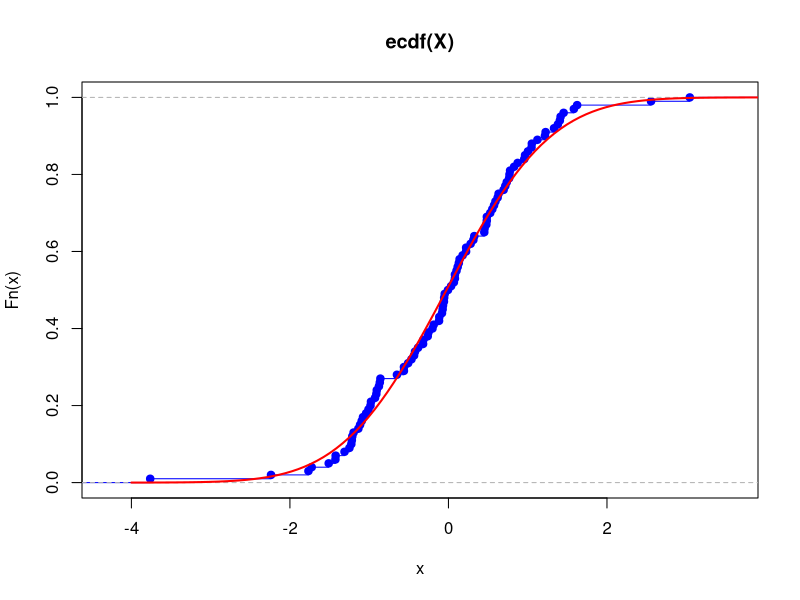
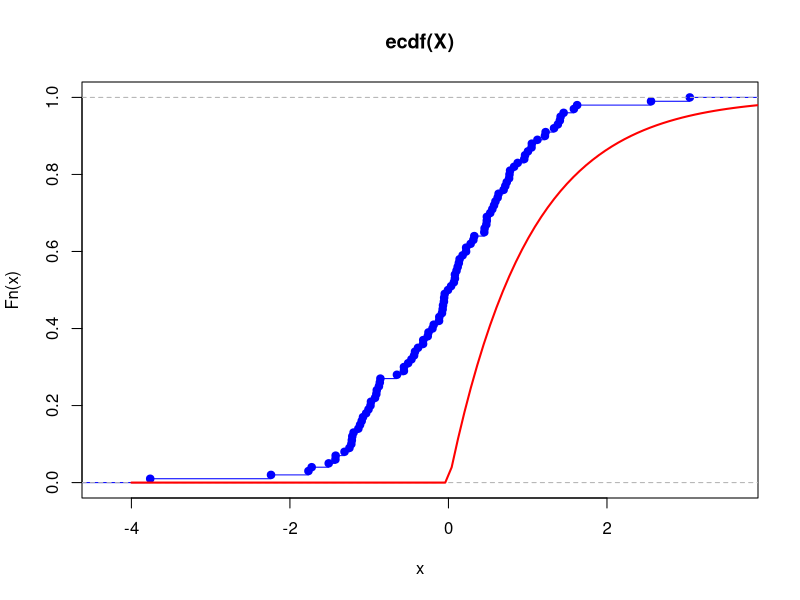
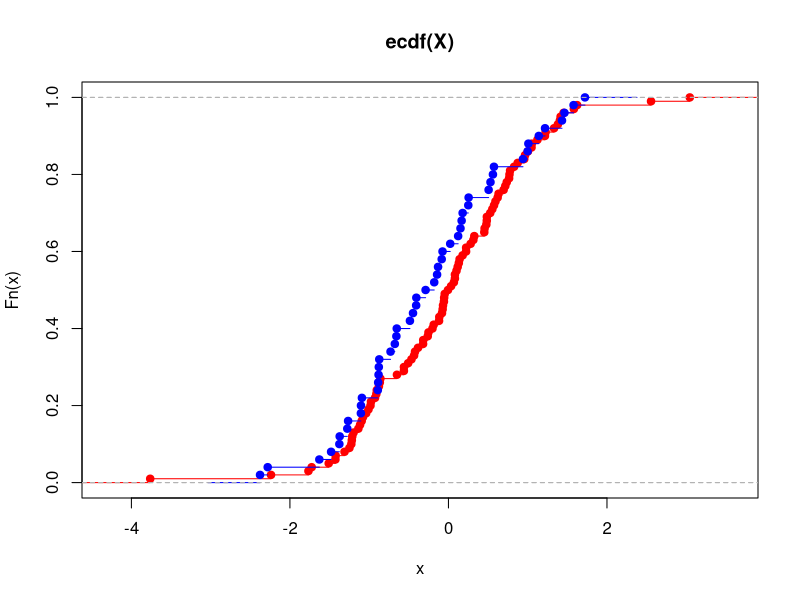

Source code (R) for these figures, in order:
## ---- chunk 1
knitr::opts_chunk$set(echo = TRUE)
## ---- chunk 2
# make this example reproducible
set.seed(0)
n <- 12
N1 <- 100
N2 <- 50

# generating data
a <- function(k) {
  res <- (k * log(k * k * n + pi))
  return(res - floor(res))
}

X <- seq(1, N1)
for (idx in 1:100) {
  X[idx] = qnorm(a(idx))
}

Y <- seq(1, N2)
for (idx in 1:50) {
  Y[idx] = qnorm(a(idx + 100))
}

## ---- chunk 3
mu1 = mean(X)
sigma1 = sd(X)
?seq
x <- seq(from = -4, to = 4, length = 100)
ks.test(X, pnorm, mu1, sigma1)
## ---- chunk 4
plot(ecdf(X), col="blue")
dist1 <- pnorm(x, mu1, sigma1)
lines(x, dist1, col = "red", lty = 1, lwd = 2)
## ---- chunk 5
mu2 <- 1
dist2 <- pexp(x, mu2)
ks.test(X, pexp, mu2)
## ---- chunk 6
plot(ecdf(X), col="blue")
lines(x, dist2, col = "red", lty = 1, lwd = 2)
## ---- chunk 7
ks.test(X, Y)
## ---- chunk 8
plot(ecdf(X), col = "red")
lines(ecdf(Y), col = "blue")
